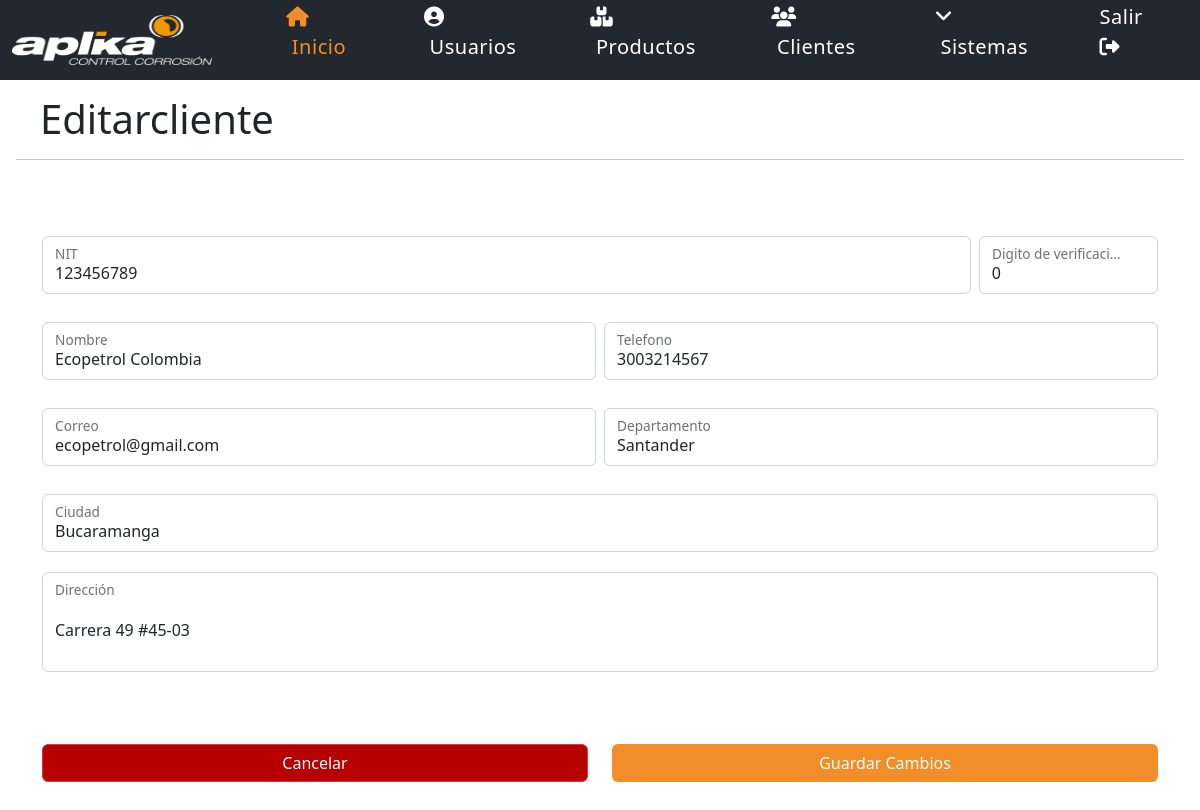
/editar_cliente.php?id=58 (signed in), run on the app's committed database.
### tables this page shows
CREATE TABLE IF NOT EXISTS `clientes` (
  `id` int(11) NOT NULL AUTO_INCREMENT,
  `nit` bigint(20) NOT NULL,
  `dv` int(10) DEFAULT NULL,
  `nombre` varchar(200) NOT NULL,
  `celular` varchar(100) NOT NULL,
  `correo` varchar(120) NOT NULL,
  `departamento` varchar(120) NOT NULL,
  `ciudad` varchar(120) NOT NULL,
  `direccion` varchar(200) NOT NULL,
  PRIMARY KEY (`id`)
);

### editar_cliente.php (the view, shortened to what this page needs)
<?php include("template/encabezado.php");
$id = $_GET['id'];
$host = 'localhost';
$username = 'root';
$password = '123456';
$conexion = mysqli_connect( $host, $username, $password ) or die ("No se ha podido conectar al servidor de Base de datos");
$consulta = "SELECT * FROM clientes Where id = '$id'";
$resultado = mysqli_query( $conexion, $consulta ) or die ( "Algo ha ido mal en la consulta a la base de datos");
$cliente = mysqli_fetch_array($resultado);
?>
<h1>Editarcliente</h1>
<hr class="separador">
<form action="actualizar_cliente.php" METHOD="POST">
    <div class="container">
        <div class="row g-2 form-client">
            <div class="col-md-10">
                <div class="form-floating">
                    <input value="<?php echo $cliente['nit']; ?>" type="text" class="form-control" name="nit" id="floatingInputGrid" required>
                    <label for="floatingInputGrid">NIT</label>
                </div>
            </div>
            <div class="col-md-2">
                <div class="form-floating">
                    <input value="<?php echo $cliente['dv']; ?>" type="number" class="form-control" id="floatingInputGrid" name="dv">
                    <label for="floatingInputGrid">Digito de verificación</label>
                </div>
            </div>
        </div>
        <div class="row g-2 form-client" >
            <div class="col-md">
                <div class="form-floating">
                  <input value="<?php echo $cliente['nombre']; ?>" type="text" class="form-control" id="floatingInputGrid" name="nombre" required>
                  <label for="floatingInputGrid">Nombre</label>
                </div>
            </div>
            <div class="col-md">
                <div class="form-floating">
                    <input value="<?php echo $cliente['celular']; ?>" type="text" class="form-control" id="floatingInputGrid" name="tel" required>
                    <label for="floatingInputGrid">Telefono</label>
                </div>
            </div>
        </div>
        <div class="row g-2 form-client">
            <div class="col-md">
                <div class="form-floating">
                  <input value="<?php echo $cliente['correo']; ?>" type="email" class="form-control" id="floatingInputGrid" name="correo" required>
                  <label for="floatingInputGrid">Correo</label>
                </div>
            </div>
            <div class="col-md">
                <div class="form-floating">
                    <input value="<?php echo $cliente['departamento']; ?>" type="text" class="form-control" id="floatingInputGrid" name="dep" required>
                    <label for="floatingInputGrid">Departamento</label>
                </div>
            </div>
        </div>
        <div class="row g-2 form-client">
            <div class="col-md">
                <div class="form-floating">
                    <input value="<?php echo $cliente['ciudad']; ?>" type="text" class="form-control" id="floatingInputGrid" name="ciudad" required>
                    <label for="floatingInputGrid">Ciudad</label>
                </div>
            </div>
        </div>
        <div class="row form-client" style="height: 100px;">
            <div class="col-md">
                <div class="form-floating">
                   <input value="<?php echo $cliente['direccion']; ?>" style="height: 100px;"type="text" class="form-control" id="floatingInputGrid" name="dir" required>
                   <label for="floatingInputGrid">Dirección</label>
                </div>
            </div>
        </div>
        <br><br><br>
        <div class="row">
        <div class="col-md-6">
            <div class="d-grid gap-2">
				<a class="btn btn-danger" href="cliente.php" style="background-color: #b70000; color:white; float: right">Cancelar</a>
        	</div>
		</div>
        <div class="col-md-6">
			<div class="d-grid gap-2">
				<button class="btn btn-succes" type="submit" style="background-color: #F28E2A; color:white; float: right">Guardar Cambios</button>
        	</div>
		</div>
        </div>
    </div>
</form>
<br><br><br>
<?php include("template/pie.php");?>

### styles/style.css (style rules this page uses)
:root { --color-principalGris: #76777A; --color-principalNaranja: #F28E2A; --color-segundarioGrisOscuro: #23282E; --color-segundarioGrisClaro1: #A6A6A6; --color-segundarioGrisClaro2: #C4C4C5; --color-segundarioNaranjaClaro: #F8A556; }
body { margin: 0; padding: 0; font-family: ubuntu, sans-serif; }
input[type=number] { -moz-appearance:textfield; }
.separador { margin: 1rem; }
.container { margin-top: 3rem; border: none ; overflow-x: hidden; }
h1 { margin-top: 15px !important; margin-left: 40px; }
form { border: none !important; }
form .g-2, .gy-2 { margin-bottom: 20px; margin-top: 20px; }
form { margin-bottom: 3rem; }

### data on the page
clientes: nit "123456789", dv "0", nombre "Ecopetrol Colombia", tel "3003214567", correo "ecopetrol@gmail.com", dep "Santander", ciudad "Bucaramanga", dir "Carrera 49 #45-03"
